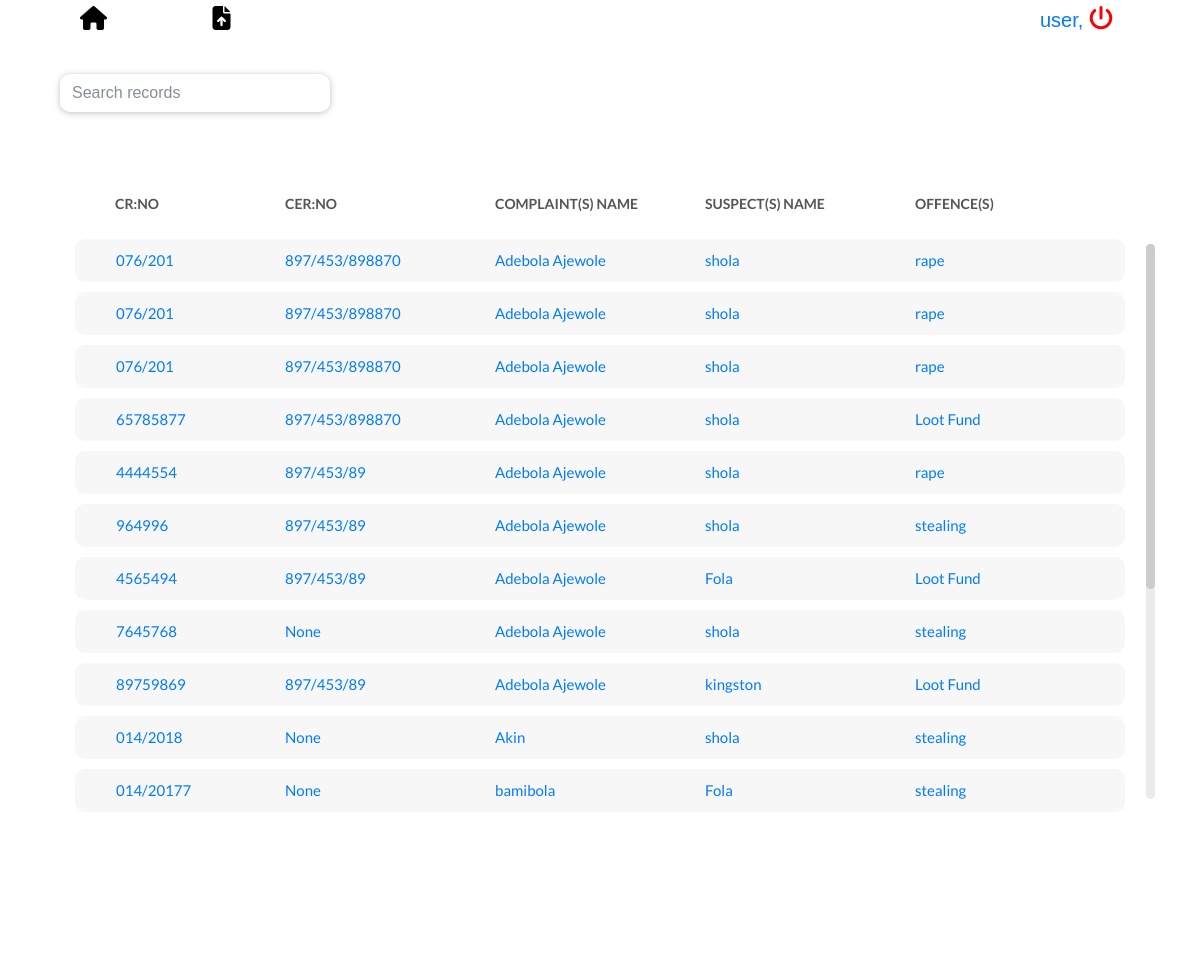
The app's page / (signed in) with its own data.
### rp_app/models.py (models this page shows, shortened)
class CreateRecord(models.Model):
    SEX_CHOICES = [
        ('M', 'Male'),
        ('F', 'Female')
    ]
    user = models.ForeignKey(User, on_delete=models.CASCADE)
    cr_no = models.CharField(max_length=20)
    cer_no = models.CharField(max_length=20, blank=True, null=True)
    date_recieved = models.CharField(max_length=20)
    date_assigned = models.CharField(max_length=20)
    complaint_name = models.CharField(max_length=50)
    complaint_address = models.CharField(max_length=100, blank=True, null=True)
    complaint_state_of_origin = models.CharField(max_length=20, blank=True, null=True)
    complaint_LGA = models.CharField(max_length=20, blank=True, null=True)
    complaint_sex = models.CharField(max_length=6, choices=SEX_CHOICES )
    complaint_age = models.IntegerField(blank=True, null=True)
    suspect_name = models.CharField(max_length=50)
    suspect_address = models.CharField(max_length=100, blank=True, null=True)
    suspect_state_of_origin = models.CharField(max_length=20, blank=True, null=True)
    suspect_LGA = models.CharField(max_length=20, blank=True, null=True)
    suspect_sex = models.CharField(max_length=6, choices=SEX_CHOICES )
    suspect_age = models.IntegerField(blank=True, null=True)
    offence = models.CharField(max_length=100)
    amount_involved_naira = models.IntegerField(blank=True, null=True)
    amount_involved_dollar = models.IntegerField(blank=True, null=True)
    cfa_involved = models.CharField(max_length=20, blank=True, null=True)
    others_involved = models.CharField(max_length=20, blank=True, null=True)
    amount_recieved_naira = models.IntegerField(blank=True, null=True)
    amount_recieved_dollar = models.IntegerField(blank=True, null=True)
    cfa_recieved = models.CharField(max_length=20, blank=True, null=True)
    others_recieved = models.CharField(max_length=20, blank=True, null=True)
    team = models.CharField(max_length=20)
    status = models.CharField(max_length=20)
    date_sent_to_legal = models.CharField(max_length=20, blank=True, null=True)
    date_added = models.DateTimeField(auto_now_add=True)
    objects = RecordManager()

### rp_app/views.py (the view)
# urls.py: path('', views.TableListView.as_view(), name='table-list'),
class TableListView(LoginRequiredMixin, ListView):
    login_url = '/accounts/login'
    model = CreateRecord
    template_name = "createrecord.html"
    def get_queryset(self):
        return CreateRecord.objects.filter(user=self.request.user)

### rp_app/models.py (called while the page is built)
    def get_queryset(self):
        return RecordQuerySet(self.model, using=self._db)

### templates/createrecord.html (shortened to what this page needs)
{% extends 'base.html' %}
{% block content %}
<div class="container">
		<div class="top">
				<div class="lead">
					<div class="add">
						<a href="{% url 'rp_app:table-list' %}" role="button" class="m-r-100"><i class='fas fa-home' style='font-size:24px;color:black'></i></a>
						<a href="{% url 'rp_app:new-record' %}" role="button"><i class='fas fa-file-upload' style='font-size:24px;color:black'></i></a>
					</div>
					<div class="add2">
						<a href="{% url 'account_logout' %}" role="button">{{ user }}, <i class="fa fa-power-off" style="font-size:24px;color:red"></i></a>
					</div>
				</div>
		</div>
		<br/>
		<div class="container">
			<div class="row">
				<div class="col">
						<form action="{% url 'rp_app:search' %}" method="GET" value="{{request.GET.q}}">
							<input type="text" name="q" value="{{request.GET.q}}" placeholder="Search records" class="form-control col-md-3"/>
						</form>
				</div>
			</div>
		</div>
		<div class="limiter">
			<div class="container-table100">
				<div class="wrap-table100">
					<div class="table100 ver5 m-b-110">
						<div class="table100-head">
							<table>
								<thead>
									<tr class="row100 head">
										<th class="cell100 column1">CR:NO</th>
										<th class="cell100 column2">CER:NO</th>
										<th class="cell100 column3">COMPLAINT(S) NAME</th>
										<th class="cell100 column4">SUSPECT(S) NAME</th>
										<th class="cell100 column5">OFFENCE(S)</th>
									</tr>
								</thead>
							</table>
						</div>
						<div class="table100-body js-pscroll">
							<table>
								<tbody>
									{% for record in object_list %}
									<tr class="row100 body" data-href="{% url 'rp_app:single-record' pk=record.pk %}">
										<td class="cell100 column1"><a href="{% url 'rp_app:single-record' pk=record.pk %}">{{ record.cr_no }}</a></td>
										<td class="cell100 column2"><a href="{% url 'rp_app:single-record' pk=record.pk %}">{{ record.cer_no }}</td>
										<td class="cell100 column3"><a href="{% url 'rp_app:single-record' pk=record.pk %}">{{ record.complaint_name }}</a></td>
										<td class="cell100 column4"><a href="{% url 'rp_app:single-record' pk=record.pk %}">{{ record.suspect_name }}</a></td>
										<td class="cell100 column5"><a href="{% url 'rp_app:single-record' pk=record.pk %}">{{ record.offence }}</a></td>
									</tr>
									{% endfor %}
								</tbody>
							</table>
						</div>
					</div>
				</div>
			</div>
		</div>
</div>
{% endblock %}

### templates/base.html (shortened to what this page needs)
{% load static %}
<!DOCTYPE html>
<html lang="en">
<head>
	<link rel="stylesheet" href="https://stackpath.bootstrapcdn.com/bootstrap/4.4.1/css/bootstrap.min.css">
	<link rel="stylesheet" href="https://cdnjs.cloudflare.com/ajax/libs/font-awesome/4.7.0/css/font-awesome.min.css">
	<link rel="stylesheet" type="text/css" href="{% static 'vendor/bootstrap/css/bootstrap.min.css' %}">
	<link rel="stylesheet" type="text/css" href="{% static 'fonts/font-awesome-4.7.0/css/font-awesome.min.css' %}">
	<link rel="stylesheet" type="text/css" href="{% static 'vendor/animate/animate.css' %}">
	<link rel="stylesheet" type="text/css" href="{% static 'vendor/select2/select2.min.css' %}">
	<link rel="stylesheet" type="text/css" href="{% static 'vendor/perfect-scrollbar/perfect-scrollbar.css' %}">
	<link rel="stylesheet" type="text/css" href="{% static 'css/util.css' %}">
	<link rel="stylesheet" type="text/css" href="{% static 'css/main.css' %}">
</head>
<body>
        {% block content %}
		{% endblock %}
</body>
</html>

### statics/css/main.css (style rules this page uses)
* { margin: 0px; padding: 0px; box-sizing: border-box; }
body, html { height: 100%; font-family: sans-serif; }
a { margin: 0px; transition: all 0.4s; -webkit-transition: all 0.4s; -o-transition: all 0.4s; -moz-transition: all 0.4s; }
input { display: block; outline: none; border: none !important; }
.js-pscroll { position: relative; overflow: hidden; }
.limiter { width: 100%; margin: 0 auto; }
.container-table100 { width: 100%; min-height: 100vh; background: #fff; display: -webkit-box; display: -webkit-flex; display: -moz-box; display: -ms-flexbox; display: flex; align-items: center; justify-content: center; flex-wrap: wrap; padding: 33px 30px; }
.wrap-table100 { width: 1170px; }
.table100 { background-color: #fff; }
table { width: 100%; }
th, td { font-weight: unset; padding-right: 10px; }
.column1 { width: 20%; padding-left: 40px; }
.column2 { width: 20%; }
.column3 { width: 20%; }
.column4 { width: 20%; }
.column5 { width: 20%; }
.table100-head th { padding-top: 18px; padding-bottom: 18px; }
.table100-body td { padding-top: 16px; padding-bottom: 16px; }
.table100 { position: relative; padding-top: 60px; }
.table100-head { position: absolute; width: 100%; top: 0; left: 0; }
.table100-body { max-height: 585px; overflow: auto; }
.table100.ver5 { margin-right: -30px; }
.table100.ver5 .table100-head { padding-right: 30px; }
.table100.ver5 th { font-family: Lato-Bold; font-size: 14px; color: #555555; line-height: 1.4; text-transform: uppercase; background-color: transparent; }
.table100.ver5 td { font-family: Lato-Regular; font-size: 15px; color: #808080; line-height: 1.4; background-color: #f7f7f7; }
.table100.ver5 .table100-body tr { overflow: hidden; border-bottom: 10px solid #fff; border-radius: 10px; }
.table100.ver5 .table100-body table { border-collapse: separate; border-spacing: 0 10px; }
.table100.ver5 .table100-body td { border: solid 1px transparent; border-style: solid none; padding-top: 10px; padding-bottom: 10px; }
.table100.ver5 .table100-body td:first-child { border-left-style: solid; border-top-left-radius: 10px; border-bottom-left-radius: 10px; }
.table100.ver5 .table100-body td:last-child { border-right-style: solid; border-bottom-right-radius: 10px; border-top-right-radius: 10px; }
.table100.ver5 .table100-head th { padding-top: 25px; padding-bottom: 25px; }
.table100.ver5 { overflow: hidden; }
.table100.ver5 .table100-body { padding-right: 30px; }

### templates/base.html (style rules this page uses)
.add { margin-left: 30px; width: 300px; float: left }
.add2 { margin-right: 10px; width: 100px; float: right; }
.top { height:50px; padding:5px; }
.form-control { border: 1px solid rgb(238, 238, blue238) !important; box-shadow: 0 1px 6px 0 rgba(32, 33, 36, .28); border-radius: 10px; height: var (--searchbox-height) }

### records on screen
CreateRecord: cr_no "076/201", cer_no "897/453/898870", complaint_name "Adebola Ajewole", suspect_name "shola", offence "rape"
CreateRecord: cr_no "076/201", cer_no "897/453/898870", complaint_name "Adebola Ajewole", suspect_name "shola", offence "rape"
CreateRecord: cr_no "076/201", cer_no "897/453/898870", complaint_name "Adebola Ajewole", suspect_name "shola", offence "rape"
CreateRecord: cr_no "65785877", cer_no "897/453/898870", complaint_name "Adebola Ajewole", suspect_name "shola", offence "Loot Fund"
CreateRecord: cr_no "4444554", cer_no "897/453/89", complaint_name "Adebola Ajewole", suspect_name "shola", offence "rape"
CreateRecord: cr_no "964996", cer_no "897/453/89", complaint_name "Adebola Ajewole", suspect_name "shola", offence "stealing"
CreateRecord: cr_no "4565494", cer_no "897/453/89", complaint_name "Adebola Ajewole", suspect_name "Fola", offence "Loot Fund"
CreateRecord: cr_no "7645768", cer_no "None", complaint_name "Adebola Ajewole", suspect_name "shola", offence "stealing"
CreateRecord: cr_no "89759869", cer_no "897/453/89", complaint_name "Adebola Ajewole", suspect_name "kingston", offence "Loot Fund"
CreateRecord: cr_no "014/2018", cer_no "None", complaint_name "Akin", suspect_name "shola", offence "stealing"
CreateRecord: cr_no "014/20177", cer_no "None", complaint_name "bamibola", suspect_name "Fola", offence "stealing"

### other values on screen
{{ user }} "user"
